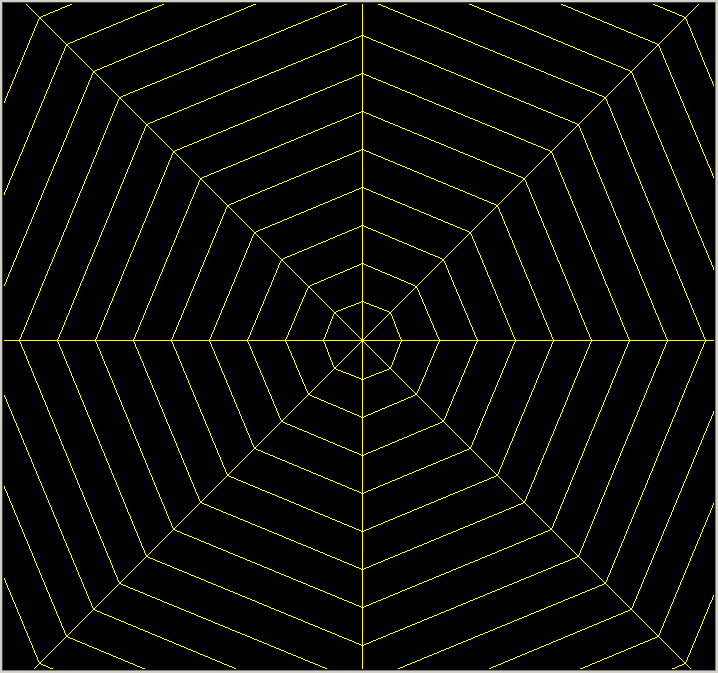

Recreate this plot in Python.
"""
   蜘蛛网.py
"""
import turtle

def draw_circle(pos,r):
    """
       pos:圆的中心点
       r:半径
       本函数以pos为中心点画半径为r的圆形。
    """
    turtle.penup()
    turtle.goto(pos)
    turtle.fd(r)
    turtle.left(90)
    turtle.pendown()
    turtle.circle(r,360,8)     # 半径为r,度数为360度，步长为8
    turtle.penup()
    turtle.right(90)
    turtle.bk(r)

turtle.hideturtle()
turtle.bgcolor('black')
turtle.color('yellow')

turtle.delay(0)
turtle.speed(0)
for r in range(1,480,38):
    draw_circle((0,0),r)

turtle.pendown()
for _ in range(8):
    turtle.fd(500)
    turtle.bk(500)
    turtle.rt(45)

turtle.done()
